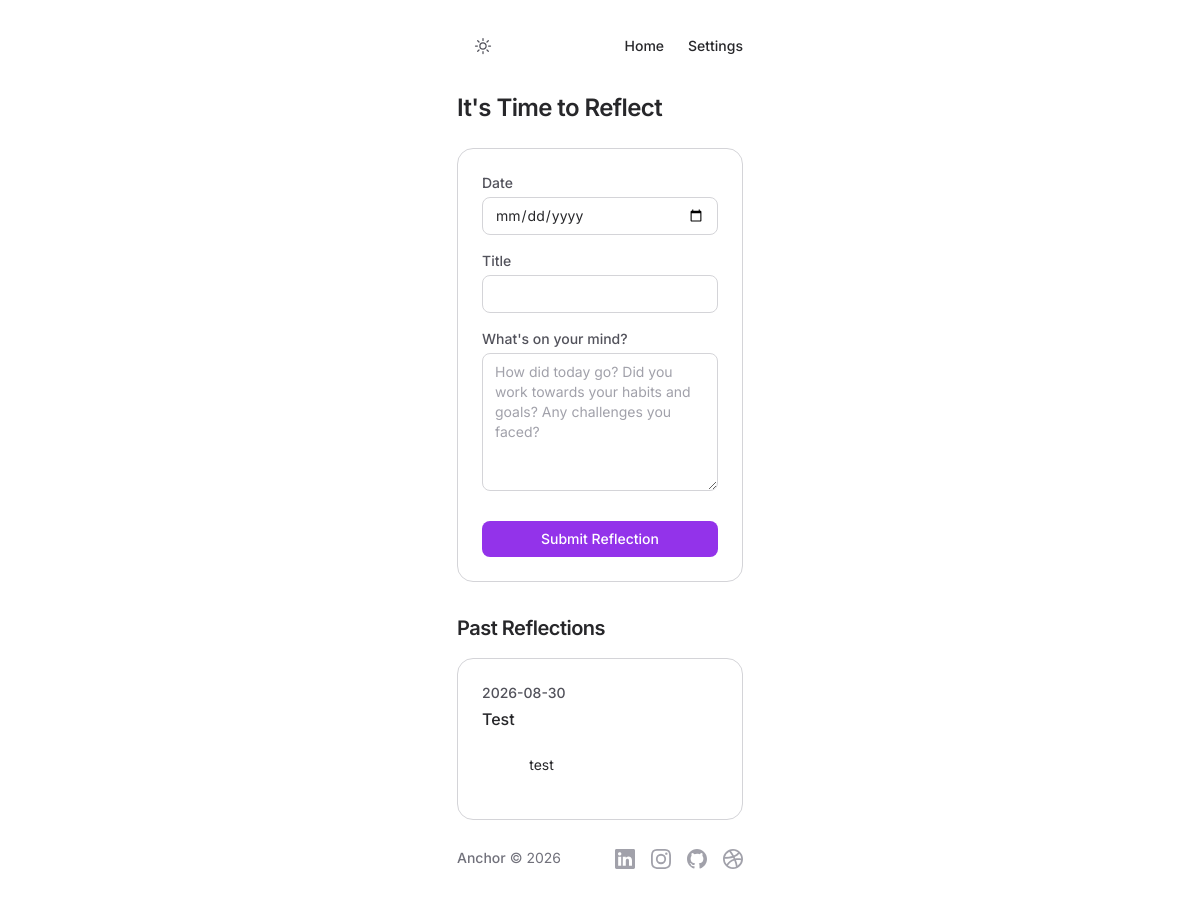
The page /reflect (signed in) on the database as committed earlier.
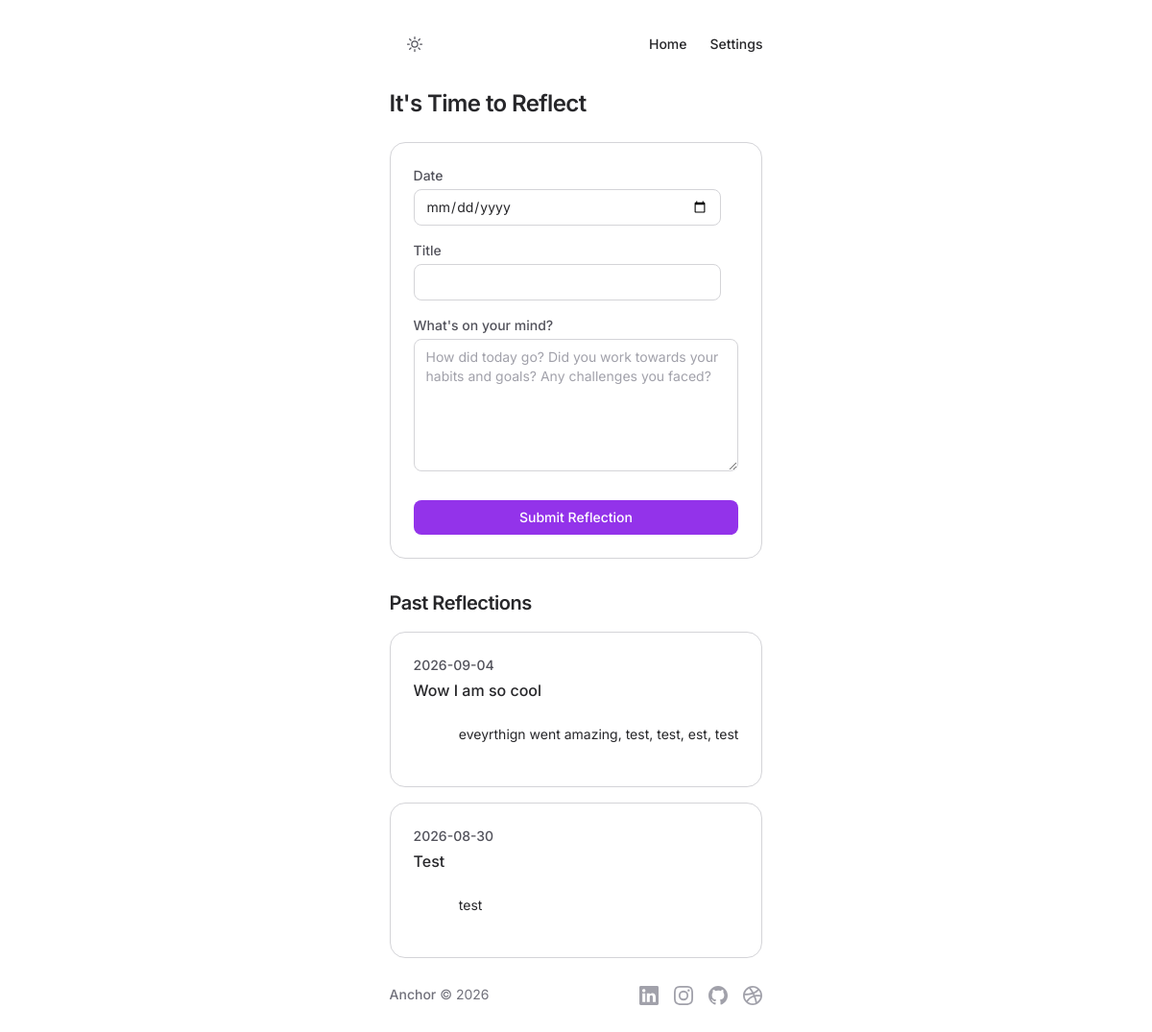
The same page on the database as committed later.
### tables this page shows
CREATE TABLE reflections (
id INTEGER PRIMARY KEY AUTOINCREMENT NOT NULL,
user_id INTEGER NOT NULL,
title TEXT NOT NULL,
date TEXT NOT NULL,
content TEXT NOT NULL);

### app.py (the view)
@app.route("/reflect", methods=["GET", "POST"])
def reflect():
    db = get_db()
    if request.method == "POST":
        try:
            db.execute("INSERT INTO reflections (user_id, title, date, content) VALUES (?, ?, ?, ?)",
                       (session["user_id"], request.form.get("title"), request.form.get("date"), request.form.get("content")))
        except sqlite3.IntegrityError:
            return apology("something went wrong saving this reflection")
        db.commit()
        return apology("Reflection save successful!", error="success")
    else:
        reflections = db.execute("SELECT * FROM reflections WHERE user_id = ? ORDER BY date DESC", (session["user_id"],)).fetchall()
        return render_template("reflection.html", reflections=reflections)

### app.py (called while the page is built)
@app.after_request
def after_request(response):
    response.headers["Cache-Control"] = "no-cache, no-store, must-revalidate"
    response.headers["Expires"] = 0
    response.headers["Pragma"] = "no-cache"
    return response

@app.context_processor
def inject_user():
    return dict(username=session.get("username"))

### helpers.py (called while the page is built)
def get_db():
    if "db" not in g:
        g.db = sqlite3.connect(DATABASE)
        g.db.row_factory = sqlite3.Row
    return g.db

### templates/reflection.html (shortened to what this page needs)
{% extends "layout.html" %}
{% block main %}
<div class="col-span-12">
  <div class="mb-6 flex flex-wrap items-center justify-between gap-6">
    <h1 class="text-2xl font-semibold tracking-tight text-text dark:text-text-dark">
      It's Time to Reflect
    </h1>
  </div>
  <div class="mb-8 rounded-2xl border border-border bg-surface p-6 dark:border-border-dark dark:bg-surface-dark">
    <form action="/reflect" method="post" class="flex flex-col gap-4">
      <div>
        <label for="reflection_date" class="mb-1 block text-sm font-medium text-text-muted dark:text-text-dark">
          Date
        </label>
        <input
          id="reflection_date"
          name="date"
          type="date"
          required
          value="{{ today }}"
          class="w-full max-w-xs rounded-lg border border-border bg-surface px-3 py-2 text-sm text-text outline-none focus:border-brand focus:ring-2 focus:ring-brand/30 dark:border-border-dark dark:bg-surface-dark dark:text-text-dark"
        />
      </div>
      <div>
        <label for="reflection_title" class="mb-1 block text-sm font-medium text-text-muted dark:text-text-dark">
          Title
        </label>
        <input
          id="reflection_title"
          name="title"
          type="text"
          required
          class="w-full max-w-xs rounded-lg border border-border bg-surface px-3 py-2 text-sm text-text outline-none focus:border-brand focus:ring-2 focus:ring-brand/30 dark:border-border-dark dark:bg-surface-dark dark:text-text-dark"
        />
      </div>
      <div>
        <label for="content" class="mb-1 block text-sm font-medium text-text-muted dark:text-text-dark">
          What's on your mind?
        </label>
        <textarea
          id="content"
          name="content"
          rows="6"
          required
          placeholder="How did today go? Did you work towards your habits and goals? Any challenges you faced?"
          class="w-full resize-y rounded-lg border border-border bg-surface px-3 py-2 text-sm text-text outline-none placeholder:text-text-translucent focus:border-brand focus:ring-2 focus:ring-brand/30 dark:border-border-dark dark:bg-surface-dark dark:text-text-dark"
        ></textarea>
      </div>
      <button
        type="submit"
        class="mt-2 w-full rounded-lg bg-brand px-4 py-2 text-sm font-medium text-white transition hover:bg-brand-hover active:opacity-80 sm:w-auto"
      >
        Submit Reflection
      </button>
    </form>
  </div>
  <h2 class="mb-4 text-xl font-semibold tracking-tight text-text dark:text-text-dark">
    Past Reflections
  </h2>
  <div>
    {% if reflections %}
      <div class="flex flex-col gap-4">
        {% for reflection in reflections %}
        <div class="flex flex-col gap-1 rounded-2xl border border-border bg-surface p-6 dark:border-border-dark dark:bg-surface-dark">
          <span class="text-sm font-medium text-text-muted dark:text-text-translucent">
            {{ reflection.date }}
          </span>
          <p class="font-medium text-text dark:text-text-dark">
            {{ reflection.title }}
          </p>
          <p class="whitespace-pre-wrap text-sm text-text dark:text-text-dark">
            {{ reflection.content }}
          </p>
        </div>
        {% endfor %}
      </div>
    {% endif %}
  </div>
</div>
{% endblock %}

Rows that differ between the two databases and show on the page:
added reflections: date "2026-09-04", title "Wow I am so cool", content "eveyrthign went amazing, test, test, est, test"
